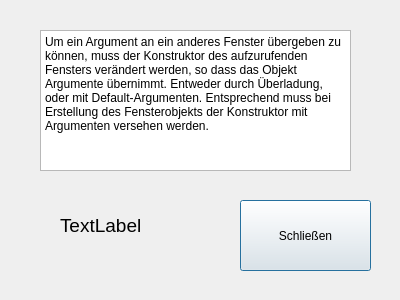
<?xml version="1.0" encoding="UTF-8"?>
<ui version="4.0">
 <class>Dialog</class>
 <widget class="QDialog" name="Dialog">
  <property name="geometry">
   <rect>
    <x>0</x>
    <y>0</y>
    <width>400</width>
    <height>300</height>
   </rect>
  </property>
  <property name="windowTitle">
   <string>Dialog</string>
  </property>
  <widget class="QPushButton" name="pushButton">
   <property name="geometry">
    <rect>
     <x>240</x>
     <y>200</y>
     <width>131</width>
     <height>71</height>
    </rect>
   </property>
   <property name="text">
    <string>Schließen</string>
   </property>
  </widget>
  <widget class="QLabel" name="lblMessage">
   <property name="geometry">
    <rect>
     <x>60</x>
     <y>210</y>
     <width>151</width>
     <height>31</height>
    </rect>
   </property>
   <property name="font">
    <font>
     <pointsize>14</pointsize>
    </font>
   </property>
   <property name="text">
    <string>TextLabel</string>
   </property>
  </widget>
  <widget class="QTextEdit" name="textEdit">
   <property name="geometry">
    <rect>
     <x>40</x>
     <y>30</y>
     <width>311</width>
     <height>141</height>
    </rect>
   </property>
   <property name="html">
    <string>&lt;!DOCTYPE HTML PUBLIC &quot;-//W3C//DTD HTML 4.0//EN&quot; &quot;http://www.w3.org/TR/REC-html40/strict.dtd&quot;&gt;
&lt;html&gt;&lt;head&gt;&lt;meta name=&quot;qrichtext&quot; content=&quot;1&quot; /&gt;&lt;meta charset=&quot;utf-8&quot; /&gt;&lt;style type=&quot;text/css&quot;&gt;
p, li { white-space: pre-wrap; }
hr { height: 1px; border-width: 0; }
li.unchecked::marker { content: &quot;\2610&quot;; }
li.checked::marker { content: &quot;\2612&quot;; }
&lt;/style&gt;&lt;/head&gt;&lt;body style=&quot; font-family:'Segoe UI'; font-size:9pt; font-weight:400; font-style:normal;&quot;&gt;
&lt;p style=&quot; margin-top:0px; margin-bottom:0px; margin-left:0px; margin-right:0px; -qt-block-indent:0; text-indent:0px;&quot;&gt;Um ein Argument an ein anderes Fenster übergeben zu können, muss der Konstruktor des aufzurufenden Fensters verändert werden, so dass das Objekt Argumente übernimmt. Entweder durch Überladung, oder mit Default-Argumenten. Entsprechend muss bei Erstellung des Fensterobjekts der Konstruktor mit Argumenten versehen werden.&lt;/p&gt;&lt;/body&gt;&lt;/html&gt;</string>
   </property>
  </widget>
 </widget>
 <resources/>
 <connections/>
</ui>
